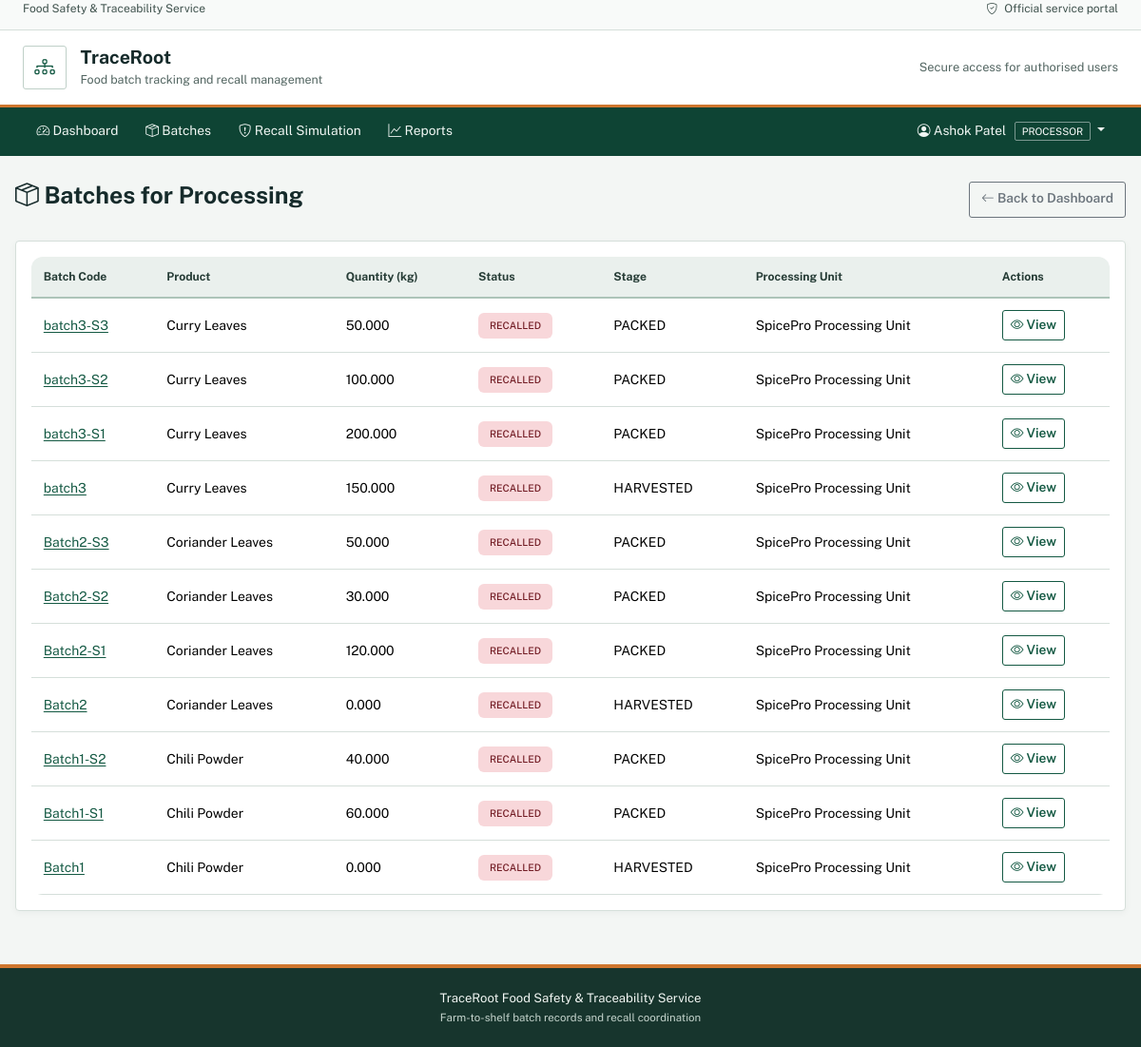
The app's page /processor/batches (signed in) with its own data.
### app/models.py (models this page shows, shortened)
class User(UserMixin, db.Model):
    __tablename__ = 'users'
    user_id = db.Column(db.Integer, primary_key=True)
    username = db.Column(db.String(50), nullable=False, unique=True)
    email = db.Column(db.String(120), nullable=False, unique=True)
    password_hash = db.Column(db.String(255), nullable=False)
    full_name = db.Column(db.String(100), nullable=False)
    phone = db.Column(db.String(20))
    role_id = db.Column(db.SmallInteger, db.ForeignKey('roles.role_id'), nullable=False)
    shop_name = db.Column(db.String(120))
    city = db.Column(db.String(80))
    is_active = db.Column(db.Boolean, nullable=False, default=True)
    created_at = db.Column(db.DateTime, nullable=False, default=datetime.utcnow)
    owned_farms = db.relationship('Farm', backref='owner', lazy=True)
    managed_units = db.relationship('ProcessingUnit', backref='manager', lazy=True)
    performed_inspections = db.relationship('Inspection', backref='inspector', lazy=True)
    created_batches = db.relationship('Batch', backref='creator', lazy=True)
    created_shipments = db.relationship('Shipment', foreign_keys='Shipment.created_by', backref=db.backref('creator', foreign_keys='Shipment.created_by'), lazy=True)
    received_shipments = db.relationship('Shipment', foreign_keys='Shipment.retailer_id', backref='retailer', lazy=True)
    issued_recalls = db.relationship('Recall', backref='issuer', lazy=True)

class Role(db.Model):
    __tablename__ = 'roles'
    role_id = db.Column(db.SmallInteger, primary_key=True)
    role_name = db.Column(db.Enum('ADMIN', 'FARMER', 'PROCESSOR', 'INSPECTOR', 'RETAILER', 'FOOD_SAFETY_OFFICER'),
                         nullable=False, unique=True)
    description = db.Column(db.String(255))
    users = db.relationship('User', backref='role', lazy=True)

class Batch(db.Model):
    __tablename__ = 'batches'
    batch_id = db.Column(db.Integer, primary_key=True)
    batch_code = db.Column(db.String(30), nullable=False, unique=True)
    product_id = db.Column(db.Integer, db.ForeignKey('products.product_id'), nullable=False)
    batch_type = db.Column(db.Enum('HARVEST', 'DERIVED'), nullable=False, default='HARVEST')
    farm_id = db.Column(db.Integer, db.ForeignKey('farms.farm_id'))
    processing_unit_id = db.Column(db.Integer, db.ForeignKey('processing_units.unit_id'))
    initial_quantity_kg = db.Column(Numeric(12, 3), nullable=False)
    quantity_kg = db.Column(Numeric(12, 3), nullable=False)
    harvest_date = db.Column(db.Date, nullable=False)
    expiry_date = db.Column(db.Date, nullable=False)
    status = db.Column(db.Enum('ACTIVE', 'QUARANTINED', 'RECALLED', 'CONSUMED', 'EXPIRED'),
                       nullable=False, default='ACTIVE')
    stage = db.Column(db.Enum('HARVESTED', 'PROCESSING', 'PACKED', 'SHIPPED'),
                     nullable=False, default='HARVESTED')
    created_by = db.Column(db.Integer, db.ForeignKey('users.user_id'), nullable=False)
    created_at = db.Column(db.DateTime, nullable=False, default=datetime.utcnow)
    updated_at = db.Column(db.DateTime, nullable=False, default=datetime.utcnow, onupdate=datetime.utcnow)
    inspections = db.relationship('Inspection', backref='batch', lazy=True)
    shipments = db.relationship('Shipment', backref='batch', lazy=True)
    parent_lineage = db.relationship('BatchLineage', foreign_keys='BatchLineage.child_batch_id',
                                    backref='child_batch', lazy=True)
    child_lineage = db.relationship('BatchLineage', foreign_keys='BatchLineage.parent_batch_id',
                                   backref='parent_batch', lazy=True)
    processing_events = db.relationship('ProcessingEvent', backref='batch', lazy=True)
    recalls = db.relationship('Recall', backref='batch', lazy=True)

class Product(db.Model):
    __tablename__ = 'products'
    product_id = db.Column(db.Integer, primary_key=True)
    product_name = db.Column(db.String(100), nullable=False, unique=True)
    category = db.Column(db.Enum('SPICE', 'LEAFY_VEGETABLE', 'OTHER'), nullable=False)
    shelf_life_days = db.Column(db.SmallInteger, nullable=False)
    batches = db.relationship('Batch', backref='product', lazy=True)

class ProcessingUnit(db.Model):
    __tablename__ = 'processing_units'
    unit_id = db.Column(db.Integer, primary_key=True)
    unit_code = db.Column(db.String(20), nullable=False, unique=True)
    unit_name = db.Column(db.String(120), nullable=False)
    location = db.Column(db.String(150), nullable=False)
    fssai_license_no = db.Column(db.String(30), nullable=False, unique=True)
    manager_id = db.Column(db.Integer, db.ForeignKey('users.user_id'))
    processed_batches = db.relationship('Batch', backref='processing_unit', lazy=True)
    processing_events = db.relationship('ProcessingEvent', backref='unit', lazy=True)

### app/main/routes.py (the view)
@bp.route('/processor/batches')
@login_required
@processor_required
def processor_batches():
    unit_ids = [u.unit_id for u in current_user.managed_units]
    batches = Batch.query.filter(or_(
        Batch.processing_unit_id.in_(unit_ids),
        Batch.processing_unit_id.is_(None),
    )).order_by(Batch.created_at.desc()).all()
    return render_template('processor/batches.html', batches=batches)

### app/models.py (called while the page is built)
@login_manager.user_loader
def load_user(user_id):
    return User.query.get(int(user_id))

### app/templates/processor/batches.html (shortened to what this page needs)
{% extends "base.html" %}
{% block content %}
<div class="d-flex justify-content-between align-items-center mb-4">
    <h2><i class="bi bi-box-seam"></i> Batches for Processing</h2>
    <a href="{{ url_for('main.dashboard') }}" class="btn btn-outline-secondary">
        <i class="bi bi-arrow-left"></i> Back to Dashboard
    </a>
</div>
<div class="card">
    <div class="card-body">
        <div class="table-responsive">
            <table class="table table-hover">
                <thead>
                    <tr>
                        <th>Batch Code</th>
                        <th>Product</th>
                        <th>Quantity (kg)</th>
                        <th>Status</th>
                        <th>Stage</th>
                        <th>Processing Unit</th>
                        <th>Actions</th>
                    </tr>
                </thead>
                <tbody>
                    {% for batch in batches %}
                    <tr>
                        <td><a href="{{ url_for('main.view_batch', batch_id=batch.batch_id) }}">{{ batch.batch_code }}</a></td>
                        <td>{{ batch.product.product_name }}</td>
                        <td>{{ batch.quantity_kg }}</td>
                        <td><span class="badge badge-{{ batch.status }}">{{ batch.status }}</span></td>
                        <td>{{ batch.stage }}</td>
                        <td>{{ batch.processing_unit.unit_name if batch.processing_unit else 'N/A' }}</td>
                        <td>
                            <a href="{{ url_for('main.view_batch', batch_id=batch.batch_id) }}" class="btn btn-sm btn-outline-primary">
                                <i class="bi bi-eye"></i> View
                            </a>
                        </td>
                    </tr>
                    {% else %}
                    <tr>
                        <td colspan="7" class="text-center">No batches available for processing</td>
                    </tr>
                    {% endfor %}
                </tbody>
            </table>
        </div>
    </div>
</div>
{% endblock %}

### app/templates/base.html (shortened to what this page needs)
<!DOCTYPE html>
<html lang="en">
<head>
    <link href="https://cdn.jsdelivr.net/npm/bootstrap@5.3.2/dist/css/bootstrap.min.css" rel="stylesheet">
    <link rel="stylesheet" href="https://cdn.jsdelivr.net/npm/bootstrap-icons@1.11.1/font/bootstrap-icons.css">
</head>
<body>
    <div class="public-service-bar">
        <div class="container-fluid px-3 px-lg-4 d-flex align-items-center justify-content-between">
            <span>Food Safety &amp; Traceability Service</span>
            <span><i class="bi bi-shield-check me-1"></i> Official service portal</span>
        </div>
    </div>
    <header class="portal-masthead">
        <div class="container-fluid px-3 px-lg-4 d-flex align-items-center justify-content-between">
            <a class="portal-brand-lockup" href="{{ url_for('main.dashboard') if current_user.is_authenticated else url_for('main.index') }}">
                <span class="portal-brand-mark" aria-hidden="true"><i class="bi bi-diagram-3"></i></span>
                <span>
                    <span class="portal-brand-name">TraceRoot</span>
                    <span class="portal-brand-subtitle">Food batch tracking and recall management</span>
                </span>
            </a>
            <span class="portal-masthead-note">Secure access for authorised users</span>
        </div>
    </header>
    {% if current_user.is_authenticated %}
    <nav class="navbar navbar-expand-lg navbar-dark portal-navbar sticky-top">
        <div class="container-fluid px-3 px-lg-4">
            <div class="collapse navbar-collapse" id="navbarNav">
                <ul class="navbar-nav me-auto">
                    <li class="nav-item">
                        <a class="nav-link" href="{{ url_for('main.dashboard') }}">
                            <i class="bi bi-speedometer2"></i> Dashboard
                        </a>
                    </li>
                    <li class="nav-item">
                        <a class="nav-link" href="{{ url_for('main.list_batches') }}">
                            <i class="bi bi-box-seam"></i> Batches
                        </a>
                    </li>
                    <li class="nav-item">
                        <a class="nav-link" href="{{ url_for('main.recall_simulation') }}">
                            <i class="bi bi-shield-exclamation"></i> Recall Simulation
                        </a>
                    </li>
                    <li class="nav-item">
                        <a class="nav-link" href="{{ url_for('main.reports') }}">
                            <i class="bi bi-graph-up"></i> Reports
                        </a>
                    </li>
                </ul>
                <ul class="navbar-nav">
                    <li class="nav-item dropdown">
                        <a class="nav-link dropdown-toggle user-menu-link" href="#" id="userDropdown" role="button" data-bs-toggle="dropdown">
                            <i class="bi bi-person-circle"></i> {{ current_user.full_name }}
                            <span class="user-role-badge">{{ current_user.role.role_name if current_user.role else 'N/A' }}</span>
                        </a>
                    </li>
                </ul>
            </div>
        </div>
    </nav>
    {% endif %}
    <main class="portal-content">
        {% block content %}{% endblock %}
    </main>
    <footer>
        <div class="container text-center">
            <p class="mb-0">TraceRoot Food Safety &amp; Traceability Service</p>
            <small class="text-muted">Farm-to-shelf batch records and recall coordination</small>
        </div>
    </footer>
</body>
</html>

### app/templates/base.html (style rules this page uses)
:root { --primary-gradient: linear-gradient(135deg, #667eea 0%, #764ba2 100%); --success-gradient: linear-gradient(135deg, #11998e 0%, #38ef7d 100%); --warning-gradient: linear-gradient(135deg, #f093fb 0%, #f5576c 100%); --info-gradient: linear-gradient(135deg, #4facfe 0%, #00f2fe 100%); }
body { background-color: #f8f9fa; font-family: 'Segoe UI', Tahoma, Geneva, Verdana, sans-serif; }
.card { border: none; border-radius: 12px; box-shadow: 0 4px 15px rgba(0,0,0,0.08); transition: transform 0.3s ease, box-shadow 0.3s ease; }
.table { border-radius: 12px; overflow: hidden; }
.table thead th { background: var(--primary-gradient); color: white; border: none; font-weight: 600; padding: 1rem; }
.table tbody tr { transition: background-color 0.2s ease; }
.badge { padding: 0.5rem 0.75rem; border-radius: 6px; font-weight: 500; }
.badge-RECALLED { background-color: #f8d7da; color: #721c24; }
footer { background: #343a40; color: white; padding: 2rem 0; margin-top: 3rem; }
:root { --portal-ink: #162b2b; --portal-green: #145943; --portal-green-dark: #0e4434; --portal-saffron: #cf762e; --portal-line: #d5dfda; --portal-muted: #526561; --portal-paper: #f3f6f4; }
body { min-height: 100vh; background-color: var(--portal-paper); color: var(--portal-ink); font-family: 'Public Sans', 'Segoe UI', sans-serif; font-size: 0.94rem; }
.public-service-bar { min-height: 32px; background: #f8faf9; border-bottom: 1px solid var(--portal-line); color: #3e514c; font-size: 0.75rem; }
.public-service-bar .container-fluid, .portal-masthead .container-fluid, .portal-navbar .container-fluid { max-width: 1480px; }
.portal-masthead { background: #fff; border-bottom: 3px solid var(--portal-saffron); }
.portal-brand-lockup { display: flex; min-height: 78px; align-items: center; gap: 0.9rem; color: var(--portal-ink); text-decoration: none; }
.portal-brand-mark { display: grid; width: 46px; height: 46px; flex: 0 0 46px; place-items: center; border: 1px solid #bfd0c8; border-radius: 3px; color: var(--portal-green); font-size: 1.35rem; }
.portal-brand-name { display: block; font-size: 1.22rem; font-weight: 700; line-height: 1.25; }
.portal-brand-subtitle { display: block; margin-top: 0.15rem; color: var(--portal-muted); font-size: 0.78rem; }
.portal-masthead-note { color: var(--portal-muted); font-size: 0.8rem; }
.portal-navbar { background: var(--portal-green-dark) !important; padding-block: 0.15rem; }
.portal-navbar .nav-link { padding: 0.72rem 0.9rem !important; border-bottom: 3px solid transparent; color: #f1f7f4 !important; font-size: 0.86rem; }
.user-menu-link { color: #fff !important; }
.user-role-badge { margin-left: 0.35rem; padding: 0.2rem 0.42rem; border: 1px solid rgba(255,255,255,0.45); border-radius: 2px; color: #fff; font-size: 0.66rem; letter-spacing: 0; }
main.portal-content { width: min(100% - 2rem, 1420px); min-height: calc(100vh - 220px); margin-inline: auto; padding-block: 1.65rem 2.5rem; }
h1, h2, h3, h4, h5, h6 { color: var(--portal-ink); font-weight: 650; }
h2 { font-size: 1.55rem; }
.card { overflow: hidden; border: 1px solid var(--portal-line); border-radius: 4px; box-shadow: 0 2px 7px rgba(22,43,43,0.045); transition: none; }
.stat-card p, .text-muted { color: var(--portal-muted) !important; }
.btn { min-height: 38px; border-radius: 3px; font-size: 0.86rem; font-weight: 600; }
.btn-sm { min-height: 32px; border-radius: 3px; }
.btn-outline-primary { border-color: var(--portal-green); color: var(--portal-green); }
.table { margin-bottom: 0; border-color: var(--portal-line); font-size: 0.87rem; }
.table thead th { padding: 0.76rem 0.8rem; border-bottom: 2px solid #adc4b9; background: #eaf0ed; color: #263c36; font-size: 0.76rem; font-weight: 700; white-space: nowrap; }
.table tbody td { padding: 0.75rem 0.8rem; vertical-align: middle; }
a:not(.btn):not(.navbar-brand):not(.portal-brand-lockup) { color: #145943; text-decoration-thickness: 1px; text-underline-offset: 2px; }
footer { margin-top: 1rem; border-top: 4px solid var(--portal-saffron); background: #17352d; padding: 1.35rem 0; color: #f2f7f4; font-size: 0.82rem; }
footer .text-muted { color: #c5d4cd !important; }

### records on screen
User: full_name "Ashok Patel"
Role: role "PROCESSOR"
Batch: batch_code "batch3-S3", product.product_name "Curry Leaves", quantity_kg "50.000", status "RECALLED", stage "PACKED", processing_unit "SpicePro Processing Unit"
Batch: batch_code "batch3-S2", product.product_name "Curry Leaves", quantity_kg "100.000", status "RECALLED", stage "PACKED", processing_unit "SpicePro Processing Unit"
Batch: batch_code "batch3-S1", product.product_name "Curry Leaves", quantity_kg "200.000", status "RECALLED", stage "PACKED", processing_unit "SpicePro Processing Unit"
Batch: batch_code "batch3", product.product_name "Curry Leaves", quantity_kg "150.000", status "RECALLED", stage "HARVESTED", processing_unit "SpicePro Processing Unit"
Batch: batch_code "Batch2-S3", product.product_name "Coriander Leaves", quantity_kg "50.000", status "RECALLED", stage "PACKED", processing_unit "SpicePro Processing Unit"
Batch: batch_code "Batch2-S2", product.product_name "Coriander Leaves", quantity_kg "30.000", status "RECALLED", stage "PACKED", processing_unit "SpicePro Processing Unit"
Batch: batch_code "Batch2-S1", product.product_name "Coriander Leaves", quantity_kg "120.000", status "RECALLED", stage "PACKED", processing_unit "SpicePro Processing Unit"
Batch: batch_code "Batch2", product.product_name "Coriander Leaves", quantity_kg "0.000", status "RECALLED", stage "HARVESTED", processing_unit "SpicePro Processing Unit"
Batch: batch_code "Batch1-S2", product.product_name "Chili Powder", quantity_kg "40.000", status "RECALLED", stage "PACKED", processing_unit "SpicePro Processing Unit"
Batch: batch_code "Batch1-S1", product.product_name "Chili Powder", quantity_kg "60.000", status "RECALLED", stage "PACKED", processing_unit "SpicePro Processing Unit"
Batch: batch_code "Batch1", product.product_name "Chili Powder", quantity_kg "0.000", status "RECALLED", stage "HARVESTED", processing_unit "SpicePro Processing Unit"
